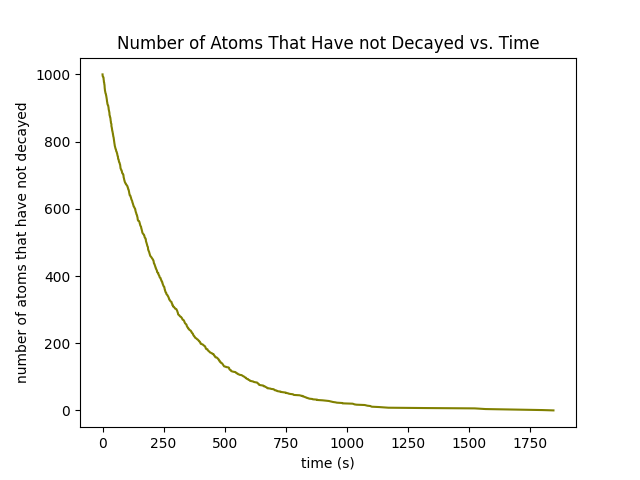

The script that drew this image:
import numpy as np
import matplotlib.pyplot as plt

z = np.random.uniform(size=1000)
tau = 60 * 3.053
t = -1/(np.log(2)/tau) * np.log(1-z) #1000 decay times
sorted_t = np.sort(t) #sorting
sorted_t = np.concatenate(([0], sorted_t)) #insert a 0 at the beginning
not_decay = np.arange(1000,-1,-1) #from 1000 to 0 (included)
print(not_decay)

#plotting
plt.plot(sorted_t, not_decay, "olive")
plt.ylabel("number of atoms that have not decayed")
plt.xlabel("time (s)")
plt.title('Number of Atoms That Have not Decayed vs. Time')
plt.show()
